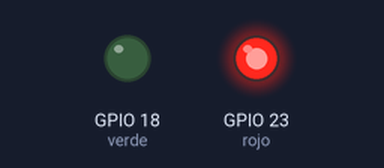
The program below on a simulated Raspberry Pi (BCM pin numbers). Shown: output pins drawn as LEDs (lit = HIGH).

Above: at 0.5 s.
At 2.5 s:
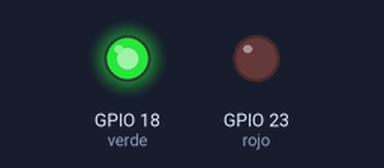
At 3.5 s:
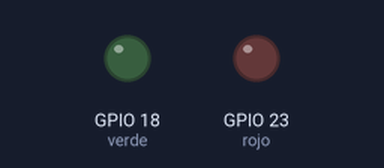
Timing chart, 0 to 5.2 s (numbered marks = the images above):
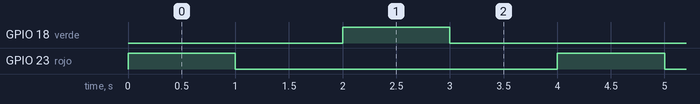

Measured:
- by itself, GPIO 18 (verde), GPIO 23 (rojo): alternates HIGH for 1.0 s and LOW for 3.0 s
- by itself, everything shown: repeats every 4.0 s, in 4 steps

The program:

KY-029pi.py
```python
#Importamos la librería gpiozero y su función LED, además la función sleep de time
from gpiozero import LED
from time import sleep

#Declaramos ambos leds y a cuales esta conectado, lo tomamos como BCM:GPIO23 y GPIO18
rojo = LED(23)
verde = LED(18)

#Como siempre nuestro bucle
while True:
    rojo.on()
    sleep(1)
    rojo.off()
    sleep(1)
    verde.on()
    sleep(1)
    verde.off()
    sleep(1)
```
